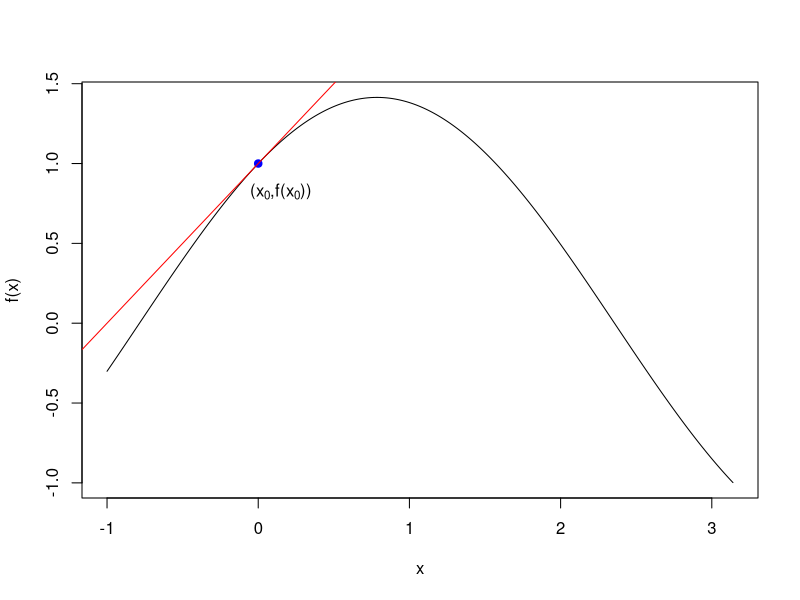

Reproduce this figure in R. (Note: this script raises an error after producing the figure.)
## ---- chunk 1
knitr::opts_chunk$set(echo = TRUE)
## ---- chunk 2
x=seq(from=-1,to=pi, by=0.01)
f = function(x){sin(x)+cos(x)}
plot(x,f(x),type="l")
x0=0
text(x0+0.15,f(x0)-0.175,expression(paste("(",x[0],",f(",x[0],"))")))
points(x0,f(x0),pch=19,col="blue")
m=cos(x0)-sin(x0)
abline(f(x0)-m*x0,m,col="red")
## ---- chunk 3
knitr::include_graphics("Images/Derivada1.png",dpi=1200)
## ---- chunk 4
x=seq(from=-1,to=1,by=0.01)
plot(x,abs(x),type='l',ylab=expression("|x|"),main="Gráfica de función valor absoluto")
## ---- chunk 5
xmin=-2*pi
xmax=2*pi
ymin=-1.5
ymax=1.5
tolx=0.01*(xmax-xmin)
toly=0.05*(ymax-ymin)
quantsx=8
quantsy=6
f = function(x){sin(x)-cos(x)}
plot(c(xmin-tolx,xmax+tolx,xmin-tolx,xmax+tolx),c(ymin-toly,ymin-toly,ymax+toly,ymax+toly),type="n",xlab="",ylab="",xaxt="n",yaxt="n",axes=FALSE)
x=seq(from=xmin,to=xmax,by=0.01)
#points(x,f(x),type="l")
lines(c(0,0),c(ymin,ymax))
lines(c(xmin,xmax),c(0,0))
text(xmax-3*tolx,-2*tolx,"x")
text(toly,ymax+toly/2,"y")
for (i in 0:(quantsx)){
  lines(rep(xmin+((xmax-xmin)/quantsx)*i,2),c(-0.5*toly,+0.5*toly))
  ii=-2+0.5*i}
text(xmin+((xmax-xmin)/quantsx)*0,-1.5*toly,expression(-2*pi),cex=0.75)
text(xmin+((xmax-xmin)/quantsx)*1,-2.5*toly,expression(-frac(3,2)*pi),cex=0.75)
text(xmin+((xmax-xmin)/quantsx)*2,-1.5*toly,expression(-pi),cex=0.75)
text(xmin+((xmax-xmin)/quantsx)*3,-2.5*toly,expression(-frac(pi,2)),cex=0.75)
text(xmin+((xmax-xmin)/quantsx)*4+0.1,-1.5*toly,0,cex=0.75)
text(xmin+((xmax-xmin)/quantsx)*5,-2.5*toly,expression(frac(pi,2)),cex=0.75)
text(xmin+((xmax-xmin)/quantsx)*6,-1.5*toly,expression(pi),cex=0.75)
text(xmin+((xmax-xmin)/quantsx)*7,-2.5*toly,expression(frac(3,2)*pi),cex=0.75)
text(xmin+((xmax-xmin)/quantsx)*8,-1.5*toly,expression(2*pi),cex=0.75)

lines(rep(xmin+((xmax-xmin)/quantsx)*1.5,2),c(-0.5*toly,+0.5*toly))
lines(c(-5*pi/4,-5*pi/4),c(0,f(-5*pi/4)),lty=2,col="blue")
text(xmin+((xmax-xmin)/quantsx)*1.5,-2.5*toly,expression(-frac(5,4)*pi),cex=0.75)

lines(rep(xmin+((xmax-xmin)/quantsx)*3.5,2),c(-0.5*toly,+0.5*toly))
lines(c(-pi/4,-pi/4),c(0,f(-pi/4)),lty=2,col="blue")
text(xmin+((xmax-xmin)/quantsx)*3.5,2.5*toly,expression(-frac(pi,4)),cex=0.75)

lines(rep(xmin+((xmax-xmin)/quantsx)*5.5,2),c(-0.5*toly,+0.5*toly))
lines(c(3*pi/4,3*pi/4),c(0,f(3*pi/4)),lty=2,col="blue")
text(xmin+((xmax-xmin)/quantsx)*5.5,-2.5*toly,expression(frac(3,4)*pi),cex=0.75)

lines(rep(xmin+((xmax-xmin)/quantsx)*7.5,2),c(-0.5*toly,+0.5*toly))
lines(c(7*pi/4,7*pi/4),c(0,f(7*pi/4)),lty=2,col="blue")
text(xmin+((xmax-xmin)/quantsx)*7.5,2.5*toly,expression(frac(7,4)*pi),cex=0.75)

for (i in 0:(quantsy)){
  lines(c(-tolx,tolx),ymin+rep(((ymax-ymin)/quantsy)*i,2))
  if (i==3){text(2.5*tolx,0.1+ymin+((ymax-ymin)/quantsy)*3,ymin+((ymax-ymin)/quantsy)*3,cex=0.75)}
  else
    {text(3*tolx,ymin+((ymax-ymin)/quantsy)*i,ymin+((ymax-ymin)/quantsy)*i,cex=0.75)}
  }
lines(x,f(x),col="red")
text(pi,1.3,"f(x)")
## ---- chunk 6
xmin=-2
xmax=2
ymin=-2.5
ymax=2.5
tolx=0.01*(xmax-xmin)
toly=0.05*(ymax-ymin)
quantsx=4
quantsy=4
f = function(x){x^2*sin(x)}
plot(c(xmin-tolx,xmax+tolx,xmin-tolx,xmax+tolx),c(ymin-toly,ymin-toly,ymax+toly,ymax+toly),type="n",xlab="",ylab="",xaxt="n",yaxt="n",axes=FALSE)
x=seq(from=xmin,to=xmax,by=0.01)
#points(x,f(x),type="l")
lines(c(0,0),c(ymin,ymax))
lines(c(xmin,xmax),c(0,0))
text(xmax-3*tolx,-3*tolx,"x")
text(toly,ymax+toly/2,"y")
for (i in 0:(quantsx)){
  lines(rep(xmin+((xmax-xmin)/quantsx)*i,2),c(-0.5*toly,+0.5*toly))
  text(xmin+((xmax-xmin)/quantsx)*i,-1*toly,xmin+((xmax-xmin)/quantsx)*i,cex=0.75)}


for (i in 0:(quantsy)){
  lines(c(-tolx,tolx),ymin+rep(((ymax-ymin)/quantsy)*i,2))
  text(3*tolx,ymin+((ymax-ymin)/quantsy)*i,ymin+((ymax-ymin)/quantsy)*i,cex=0.75)
  }
lines(x,f(x),col="red")
text(pi,1.3,"f(x)")
## ---- chunk 7
knitr::include_graphics("Images/Derivada2.png",dpi=1200)
## ---- chunk 8
knitr::include_graphics("Images/Derivada3.png",dpi=1200)
## ---- chunk 9
knitr::include_graphics("Images/Rolle1.png",dpi=1200)
## ---- chunk 10
knitr::include_graphics("Images/ValorMedio1.png",dpi=1200)
